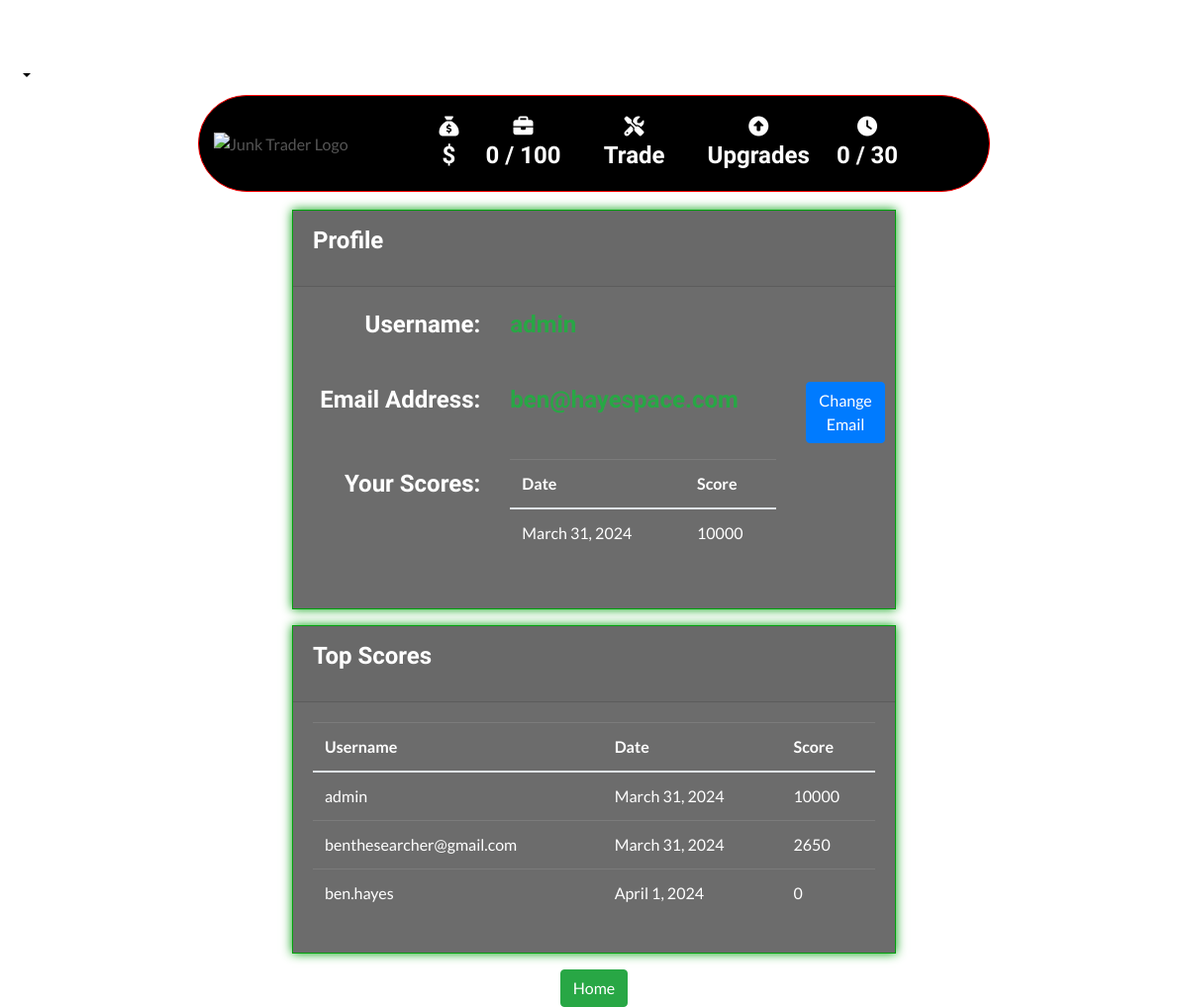
Before: /profile/ (signed in) with the older database file.
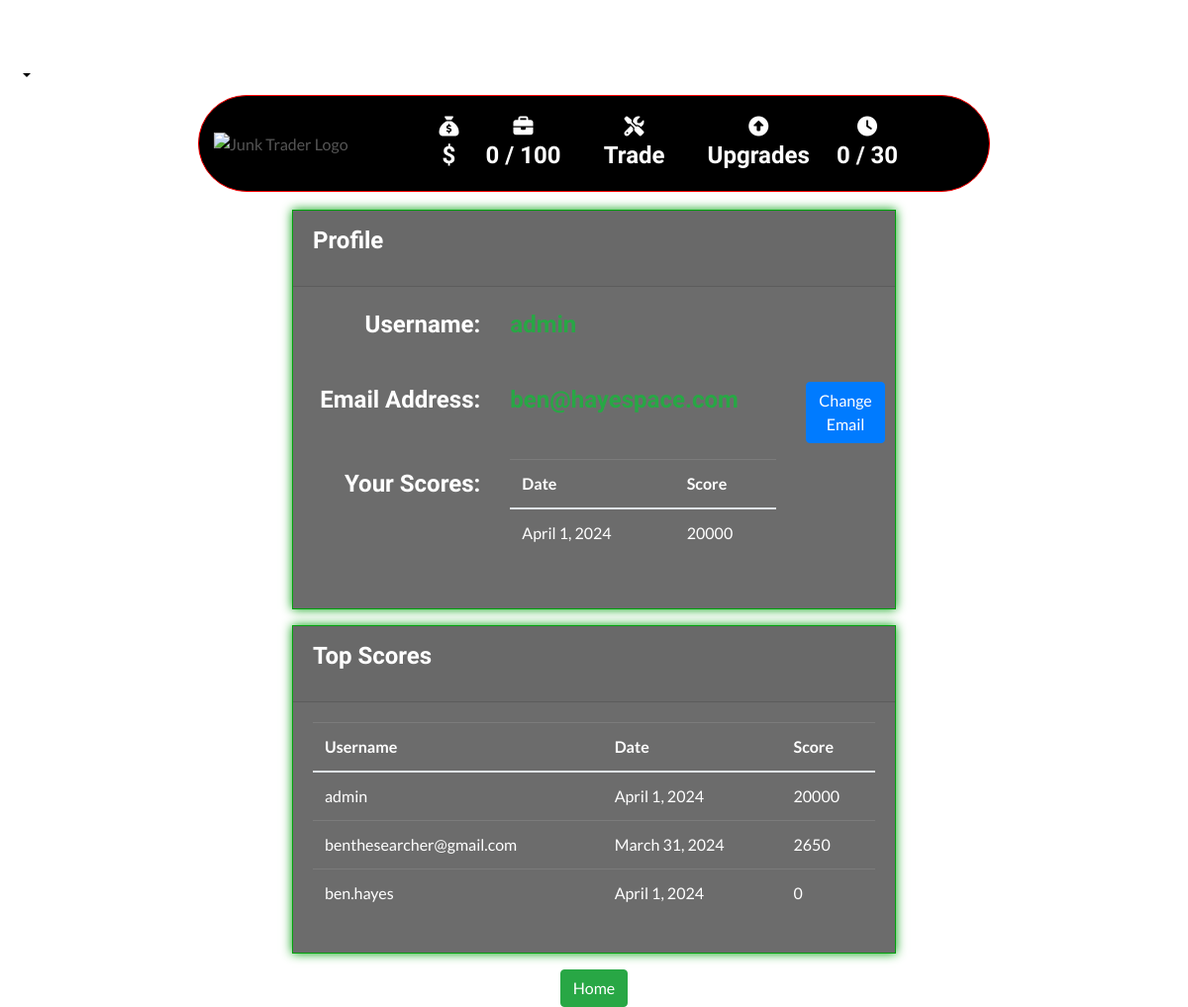
After: the same page with the newer database file.
### profiles/models.py (models this page shows, shortened)
class UserProfile(models.Model):
    user = models.OneToOneField(User, on_delete=models.CASCADE)
    scores = models.IntegerField(default=0)
    date = models.DateField(auto_now_add=True)

### profiles/views.py (the view)
# urls.py: path('profile/', include('profiles.urls')),
def profile(request):
    profile = get_object_or_404(UserProfile, user=request.user)
    user_scores = UserProfile.objects.filter(user=request.user)
    top_scores = UserProfile.objects.all()
    template = 'profiles/profile.html'
    context = {
        'profile': profile,
        'user_scores': user_scores,
        'top_scores': top_scores,
    }
    return render(request, template, context)

### backpack/contexts.py (called while the page is built, shortened)
def backpack_contents(request):
    backpack_items = []
    total = 0
    total_quantity = 0
    collectable_count = 0
    backpack = request.session.get('backpack', {})
    grand_total = total
    context = {
        'backpack_items': backpack_items,
        'total': total,
        'total_quantity': total_quantity,
        'collectable_count': collectable_count,
        'grand_total': grand_total,
    }
    return context

def total_amount(request):
    total_amount = [0]
    return {'total_amount': total_amount}

def days_played(request):
    return {'days_played': request.session.get('days_played', 0)}

### profiles/templates/profiles/profile.html (shortened to what this page needs)
{% extends "base.html" %}
{% load static %}
{% block page_header %}
    <div class="container header-container">
    </div>
{% endblock %}
{% block content %}
<div class="container">
    <div class="row justify-content-center mt-5">
        <div class="col-md-8">
            <div class="box-profile">
                <div class="card-header text-white"><p>Profile</p></div>
                <div class="card-body">
                    <div class="form-group row">
                        <label for="username" class="col-md-4 text-md-right text-white"><p>Username:</p></label>
                        <div class="col-md-6 text-success">
                            <p>{{ user.username }}</p>
                        </div>
                    </div>
                    <div class="form-group row">
                        <label for="email" class="col-md-4 text-md-right text-white"><p>Email Address:</p></label>
                        <div class="col-md-6 text-success">
                            <p>{{ user.email }}</p>
                        </div>
                        <div class="col-md-2">
                            <a href="{% url 'account_email' %}" class="btn btn-primary">Change Email</a>
                        </div>
                    </div>
                    <div class="form-group row">
                        <label class="col-md-4 col-form-label text-md-right text-white"><p>Your Scores:</p></label>
                        <div class="col-md-6">
                            <table class="table">
                                <thead>
                                    <tr>
                                        <th>Date</th>
                                        <th>Score</th>
                                    </tr>
                                </thead>
                                <tbody>
                                    {% for score_entry in user_scores %}
                                        <tr>
                                            <td>{{ score_entry.date }}</td>
                                            <td>{{ score_entry.scores }}</td>
                                        </tr>
                                    {% endfor %}
                                </tbody>
                            </table>
                        </div>
                    </div>
                </div>
            </div>
                <div class="box-profile mt-3">
                    <div class="card-header text-white"><p>Top Scores</p></div>
                    <div class="card-body">
                        <table class="table">
                            <thead>
                                <tr>
                                    <th>Username</th>
                                    <th>Date</th>
                                    <th>Score</th>
                                </tr>
                            </thead>
                            <tbody>
                                {% for top_score in top_scores %}
                                    <tr>
                                        <td>{{ top_score.user.username }}</td>
                                        <td>{{ top_score.date }}</td>
                                        <td>{{ top_score.scores }}</td>
                                    </tr>
                                {% endfor %}
                            </tbody>
                        </table>
                    </div>
                </div>
        </div>
    </div>
    <div class="row justify-content-center mt-3">
        <div class="col-md-8">
            <div class="text-center">
                <a href="{% url 'home' %}" class="btn btn-success">Home</a>
            </div>
        </div>
    </div>
</div>
{% endblock %}

Changed rows visible on the page:
changed UserProfile "admin": date "March 31, 2024" → "April 1, 2024"; scores "10000" → "20000"
